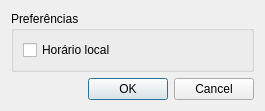
<?xml version="1.0" encoding="UTF-8"?>
<ui version="4.0">
 <class>SettingsDialog</class>
 <widget class="QDialog" name="SettingsDialog">
  <property name="geometry">
   <rect>
    <x>0</x>
    <y>0</y>
    <width>265</width>
    <height>97</height>
   </rect>
  </property>
  <property name="windowTitle">
   <string>Preferências</string>
  </property>
  <layout class="QVBoxLayout" name="verticalLayout">
   <item>
    <widget class="QGroupBox" name="groupBox">
     <property name="title">
      <string>Preferências</string>
     </property>
     <layout class="QFormLayout" name="formLayout">
      <item row="0" column="0" colspan="2">
       <widget class="QCheckBox" name="useLocalTimeCheckbox">
        <property name="text">
         <string>Horário local</string>
        </property>
       </widget>
      </item>
     </layout>
    </widget>
   </item>
   <item>
    <widget class="QDialogButtonBox" name="settingsDialogButtonBox">
     <property name="orientation">
      <enum>Qt::Horizontal</enum>
     </property>
     <property name="standardButtons">
      <set>QDialogButtonBox::Cancel|QDialogButtonBox::Ok</set>
     </property>
    </widget>
   </item>
  </layout>
 </widget>
 <resources/>
 <connections>
  <connection>
   <sender>settingsDialogButtonBox</sender>
   <signal>accepted()</signal>
   <receiver>SettingsDialog</receiver>
   <slot>accept()</slot>
   <hints>
    <hint type="sourcelabel">
     <x>248</x>
     <y>254</y>
    </hint>
    <hint type="destinationlabel">
     <x>157</x>
     <y>274</y>
    </hint>
   </hints>
  </connection>
  <connection>
   <sender>settingsDialogButtonBox</sender>
   <signal>rejected()</signal>
   <receiver>SettingsDialog</receiver>
   <slot>reject()</slot>
   <hints>
    <hint type="sourcelabel">
     <x>316</x>
     <y>260</y>
    </hint>
    <hint type="destinationlabel">
     <x>286</x>
     <y>274</y>
    </hint>
   </hints>
  </connection>
 </connections>
</ui>
